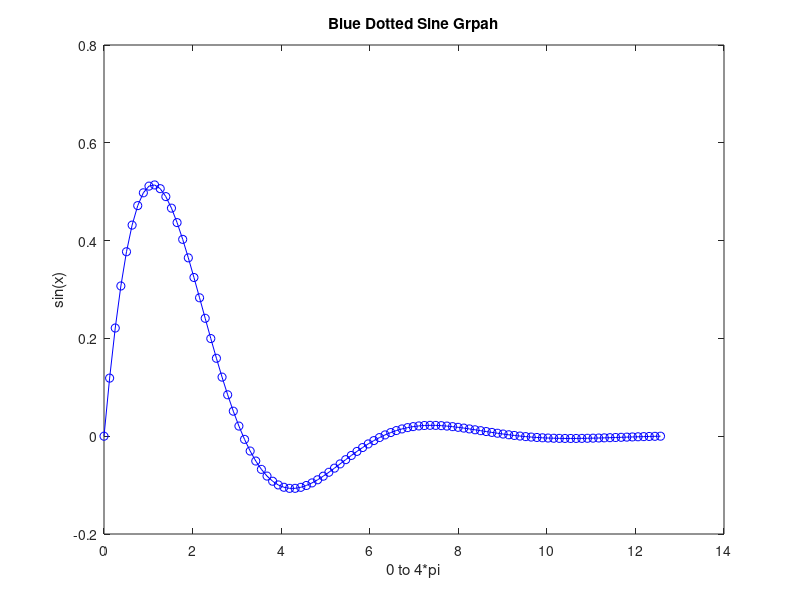

The MATLAB script that drew this image:
clear all;
close all;
x=linspace(0,4*pi,100);
plot(x,exp(-0.5.*x).*sin(x),"bo-")
xlabel("0 to 4*pi")
ylabel("sin(x)")
title("Blue Dotted Sine Grpah")